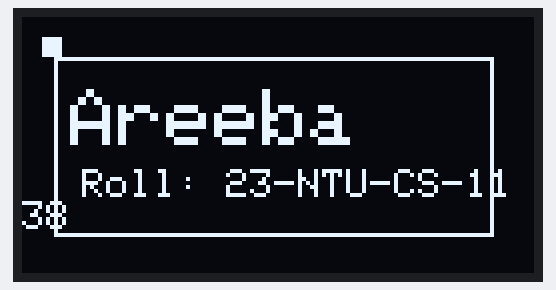
Recording of a program running on a simulated ESP32. Parts: 128×64 one-colour display.

Above: at 0.1 s.

The program:

main.cpp
```cpp
#include <Wire.h>
#include <Adafruit_GFX.h>
#include <Adafruit_SSD1306.h>

// OLED screen configuration

#define WIDTH 128
#define HEIGHT 64
#define RESET_PIN -1
#define I2C_ADDR 0x3C

Adafruit_SSD1306 oled(WIDTH, HEIGHT, &Wire, RESET_PIN);

void setup() {
  Serial.begin(9600);

  // OLED initialize
  if (!oled.begin(SSD1306_SWITCHCAPVCC, I2C_ADDR)) {
    Serial.println(F("OLED not found!"));
    while (true);
  }

  oled.clearDisplay(); // remove old data

  // text settings
  oled.setTextSize(2);  // thoda bada font
  oled.setTextColor(SSD1306_WHITE);
  oled.setCursor(12, 18); // thoda upar aur left shift

  // display name and ID
  oled.println("Areeba");
  oled.setTextSize(1);
  oled.setCursor(15, 38);
  oled.println("Roll: 23-NTU-CS-1138");

  // border rectangle
  oled.drawRect(8, 10, 110, 45, SSD1306_WHITE);

  // decorative small box (extra touch)
  oled.fillRect(5, 5, 5, 5, SSD1306_WHITE); // small corner dot

  oled.display(); // update screen
}

void loop() {
  // Static display (no loop actions)
}
```
